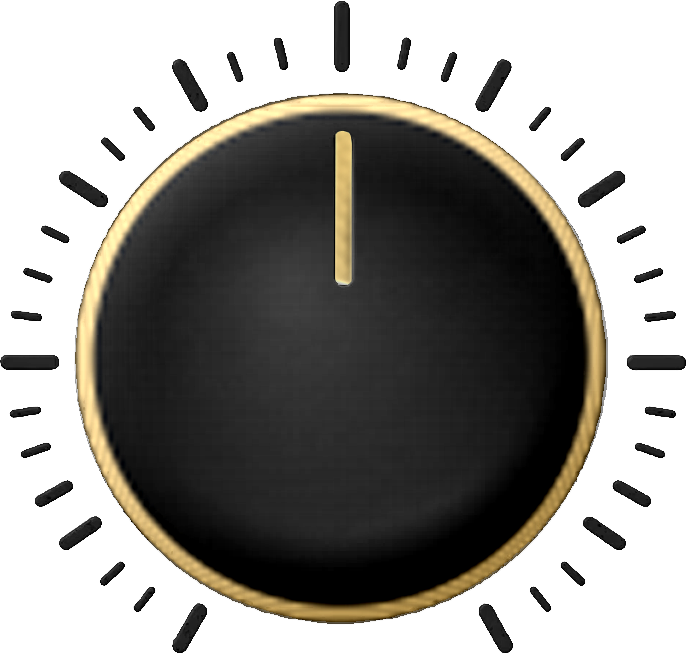
#> input picture art_src/knob_with_pointer.png, 686 x 653 px
$ python make_knob.py
#> lines starting #> are read from the running program, lines starting #| are printed output that depends on the picture; after the words box and inside, x2 and y2 are one past the last pixel; in counts of white or black regions, pixels touching at a corner belong together
#!/usr/bin/env python3
"""Wreck knob filmstrip, made from the user's own knob art (art_src/knob_with_pointer.png, art_src/knob_base.png).

Their pixels stay: the rim, the dark face, the tick marks and the pointer are theirs. Only colours change:
  * the gold rim and the pointer take the Wreck gold gradient (light yellow at the top, rich gold at the bottom),
    keeping their own light/dark shading;
  * the tick marks light up in the same gold from the start of the travel to the current value (the mock-up's value
    arc), the rest stay as given.
The pointer turns -135..+135 degrees about the centre of the face; the ticks and face stay still.
Output: art/knob_strip.png, FRAMES frames of SIZE x SIZE stacked downwards (minimum first)."""
import math
import os
import sys

import numpy as np
from PIL import Image

HERE = os.path.dirname(os.path.abspath(__file__))
ROOT = os.path.dirname(HERE)
SRC = os.path.join(ROOT, "art_src")
OUT = os.path.join(ROOT, "art")
SIZE = int(os.environ.get("KNOB_SIZE", "126"))   # the mock-up's knob is 176 px
FRAMES = int(os.environ.get("KNOB_FRAMES", "128"))
SS = 3                                            # supersample: build at SIZE*SS, then reduce

STOPS = [(0.00, (0xf7, 0xf1, 0x85)), (0.25, (0xf2, 0xe1, 0x60)), (0.45, (0xe8, 0xc9, 0x42)),
         (0.62, (0xe0, 0xb2, 0x27)), (0.82, (0xdd, 0xa8, 0x16)), (1.00, (0xe7, 0xb2, 0x1e))]


def gradient(t):
    """Wreck gold at vertical position t (0 top .. 1 bottom); t is an array."""
    t = np.clip(t, 0, 1)
    out = np.zeros(t.shape + (3,), np.float32)
    for c in range(3):
        out[..., c] = np.interp(t, [s[0] for s in STOPS], [s[1][c] for s in STOPS])
    return out


def gold_mask(a):
    r, g, b = [a[..., i].astype(np.int32) for i in range(3)]
    return (a[..., 3] > 40) & (r > 120) & (r - b > 45) & (g > 80)


def fit_disc(a):
    """Centre and outer radius of the gold rim (the pointer is inside it, so the bounding box is the rim's)."""
    m = gold_mask(a)
    ys, xs = np.nonzero(m)
    return (xs.min() + xs.max()) / 2.0, (ys.min() + ys.max()) / 2.0, (xs.max() - xs.min()) / 2.0, (ys.max() - ys.min()) / 2.0


def main():
    A = np.array(Image.open(os.path.join(SRC, "knob_with_pointer.png")).convert("RGBA"))
#> A is the input picture: shape (653, 686, 4); mean R, G, B, A 147, 145.2, 141, 134.7
    B = np.array(Image.open(os.path.join(SRC, "knob_base.png")).convert("RGBA"))
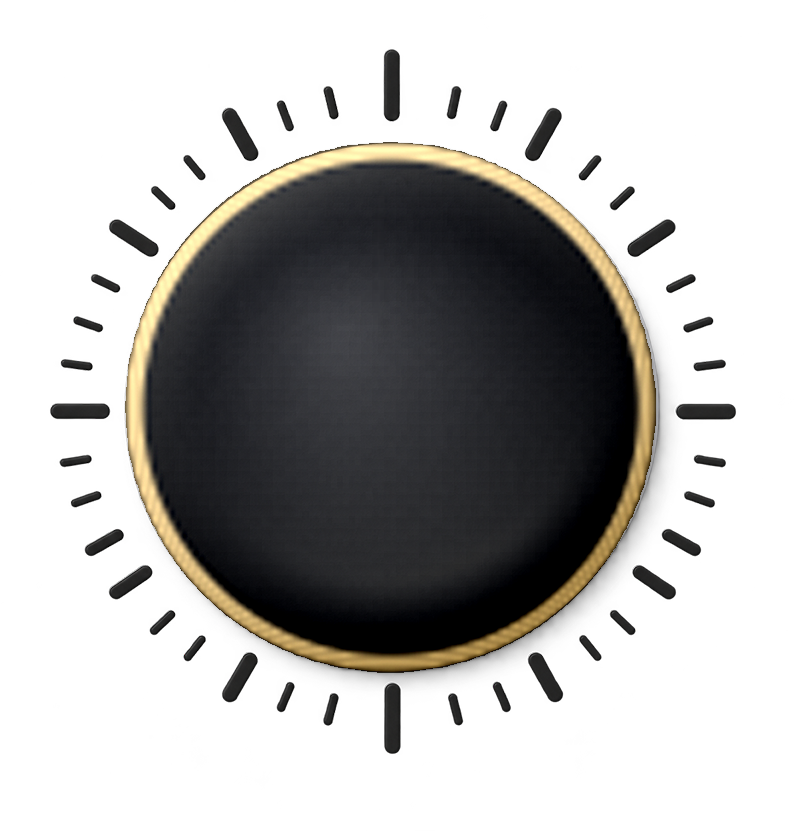
#> input picture art_src/knob_base.png, 799 x 831 px
#> B is the input picture: shape (831, 799, 4); mean R, G, B, A 39, 38.1, 36.6, 92.9
    ax, ay, arx, ary = fit_disc(A)
#> in gold_mask, `r, g, b = [a[..., i].astype(np.int32) for i in range(3)]`: r: shape (653, 686) int32; 256 distinct labels, from 0 to 255
#> in gold_mask, `r, g, b = [a[..., i].astype(np.int32) for i in range(3)]`: g: shape (653, 686) int32; 256 distinct labels, from 0 to 255
#> in gold_mask, `r, g, b = [a[..., i].astype(np.int32) for i in range(3)]`: b: shape (653, 686) int32; 207 distinct labels, from 0 to 255
#> in gold_mask, `return (a[..., 3] > 40) & (r > 120) & (r - b > 45) & (g > 80)`:
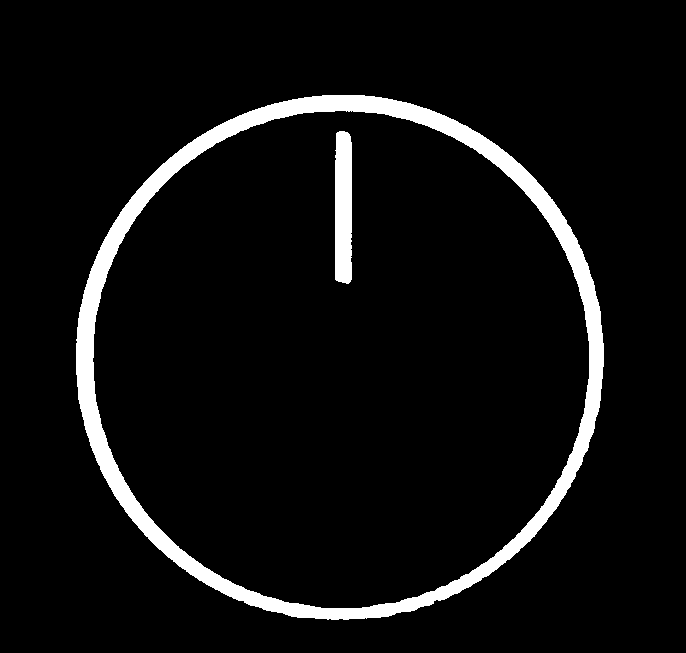
#> returned value: shape (653, 686) bool; 6% white; 2 white regions, box (x1, y1, x2, y2) and area: (76, 95, 604, 620) 24503, (335, 131, 352, 284) 2507
#> ax = 339.5; ay = 357; arx = 263.5; ary = 262
    bx, by, brx, bry = fit_disc(B)
#> in gold_mask (call 2), `return (a[..., 3] > 40) & (r > 120) & (r - b > 45) & (g > 80)`:
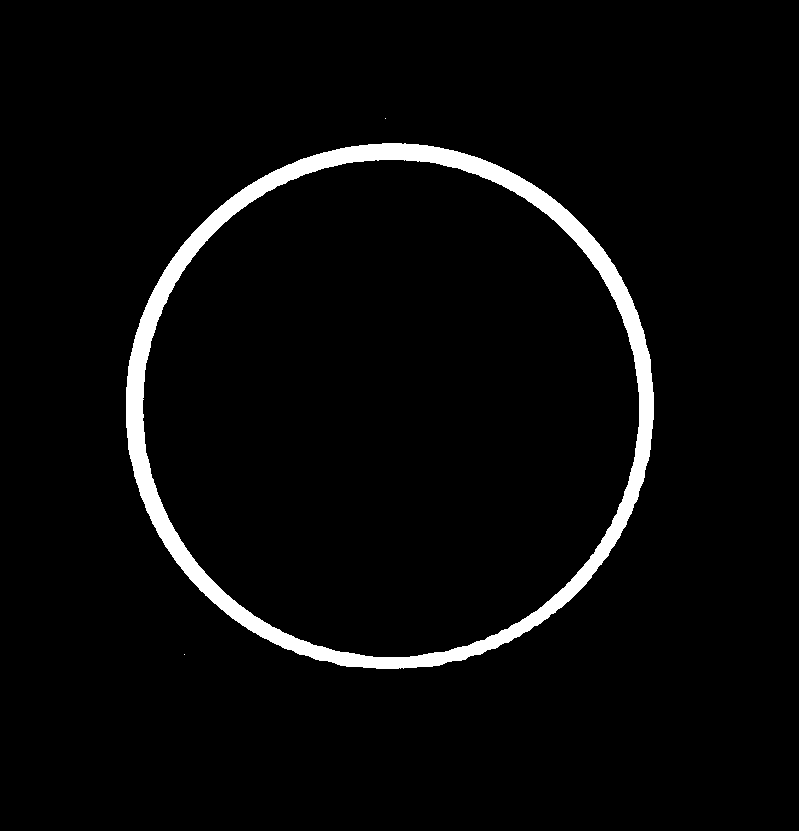
#> returned value: shape (831, 799) bool; 3.7% white; 3 white regions (2 under 20 px), largest, box (x1, y1, x2, y2) and area: (126, 143, 654, 669) 24836
#> bx = 389.5; by = 393; brx = 263.5; bry = 275
    ra, rb = (arx + ary) / 2, (brx + bry) / 2
#> ra = 262.8; rb = 269.2
    # reach of the artwork from the face centre (ticks), a square canvas around it
    ys, xs = np.nonzero(A[..., 3] > 40)
    reach = max(np.abs(xs - ax).max(), np.abs(ys - ay).max()) + 4
#> reach = 360
    N = int(round(2 * reach))
#> N = 720
    # 1. their face + rim without the pointer, from the base image, scaled so the rims match
    sc = ra / rb
#> sc = 0.976
    Bi = Image.fromarray(B).resize((int(round(B.shape[1] * sc)), int(round(B.shape[0] * sc))), Image.LANCZOS)
    B2 = np.array(Bi)
    bx2, by2 = bx * sc, by * sc
#> bx2 = 380.1; by2 = 383.5
    canvas = np.zeros((N, N, 4), np.uint8)
    cx = cy = N / 2.0
#> cx = 360; cy = 360
    yy, xx = np.mgrid[0:N, 0:N]
#> yy: shape (720, 720) int64; 720 distinct labels, from 0 to 719
    dist = np.hypot(xx + 0.5 - cx, yy + 0.5 - cy)
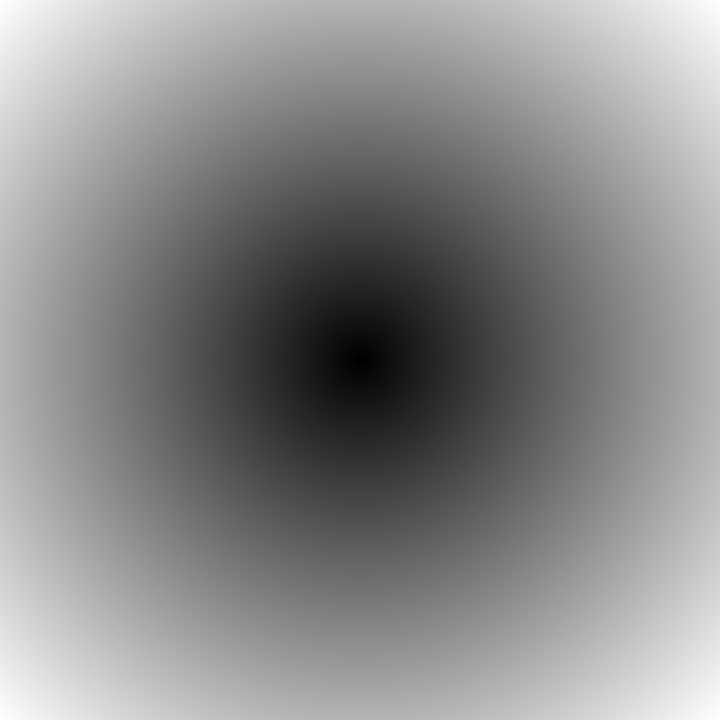
#> dist: shape (720, 720) float64; min 0.707, max 508.4, mean 275.5; drawn with min black and max white
    # tick marks from the pointer image (outside the rim), disc from the base image (inside)
    ox, oy = int(round(ax - cx)), int(round(ay - cy))
#> ox = -20; oy = -3
    def sample(img, ix, iy):
#> called with ix = -20, iy = -3
        out = np.zeros((N, N, 4), np.uint8)
        x0, y0 = max(0, -ix), max(0, -iy)
#> x0 = 20; y0 = 3
        x1, y1 = min(N, img.shape[1] - ix), min(N, img.shape[0] - iy)
#> x1 = 706; y1 = 656
        out[y0:y1, x0:x1] = img[y0 + iy:y1 + iy, x0 + ix:x1 + ix]
        return out
    Aw = sample(A, ox, oy)
    Bw = sample(B2, int(round(bx2 - cx)), int(round(by2 - cy)))
    inside = dist <= ra + 3
#> inside: shape (720, 720) bool; 42.8% white; 1 white region, box (x1, y1, x2, y2) and area: (94, 94, 626, 626) 221912
    canvas[~inside] = Aw[~inside]
    canvas[inside] = Bw[inside]
    # 2. the pointer, taken from the pointer image: gold pixels inside the rim ring
    pm = gold_mask(Aw) & (dist < ra * 0.86)
#> in gold_mask (call 3), `r, g, b = [a[..., i].astype(np.int32) for i in range(3)]`: r: shape (720, 720) int32; 256 distinct labels, from 0 to 255
#> in gold_mask (call 3), `r, g, b = [a[..., i].astype(np.int32) for i in range(3)]`: g: shape (720, 720) int32; 256 distinct labels, from 0 to 255
#> in gold_mask (call 3), `r, g, b = [a[..., i].astype(np.int32) for i in range(3)]`: b: shape (720, 720) int32; 207 distinct labels, from 0 to 255
#> in gold_mask (call 3), `return (a[..., 3] > 40) & (r > 120) & (r - b > 45) & (g > 80)`: returned value: shape (720, 720) bool; 5.2% white; 2 white regions, box (x1, y1, x2, y2) and area: (96, 98, 624, 623) 24503, (355, 134, 372, 287) 2507
#> pm: shape (720, 720) bool; 0.48% white; 1 white region, box (x1, y1, x2, y2) and area: (355, 134, 372, 287) 2507
    pointer = np.zeros((N, N, 4), np.uint8)
    pointer[pm] = Aw[pm]
    # 3. tick components (outside the rim): label each by angle from 12 o'clock, clockwise
    tick = (canvas[..., 3] > 40) & (dist > ra + 6)
#> tick: shape (720, 720) bool; 2.9% white; 35 white regions, largest, box (x1, y1, x2, y2) and area: (354, 4, 370, 75) 1083, (495, 62, 532, 115) 857, (647, 358, 706, 373) 850
    from scipy import ndimage
    lab, n = ndimage.label(tick, structure=np.ones((3, 3)))
#> lab: shape (720, 720) int32; 36 distinct labels, from 0 to 35
#> n = 35
    idx = np.arange(1, n + 1)
#> idx = 35 values from 1 to 35
    com = ndimage.center_of_mass(tick, lab, idx)
#> com = 35 pairs, first value 38.86 to 631, second value 44.83 to 679.8
    angle = np.zeros(n + 1)
#> angle = 36 values from 0 to 0
    for i, (my, mx) in zip(idx, com):
        angle[i] = math.degrees(math.atan2(mx + 0.5 - cx, -(my + 0.5 - cy)))   # 0 at the top, + clockwise
#> this loop made 35 passes
#> (my, mx) on passes 1 to 12: (38.86, 361.5), (56.26, 423.6), (56.37, 300.5), (69.46, 254.7), (69.63, 468.4), (88.06, 209.4), (88.17, 513), (121.3, 163.8), (121.6, 559.5), (151.7, 132.6), (151.9, 592.1), (191.6, 103)
#> after the loop, angle = 36 values, max 150.2 at index 35, min -151 at index 34, mean 0.0541
    tick_lab = lab

    ty = (yy + 0.5) / N   # vertical position of every pixel over the whole knob
    G = gradient(ty)
#> after the loop in gradient, `for c in range(3):`:
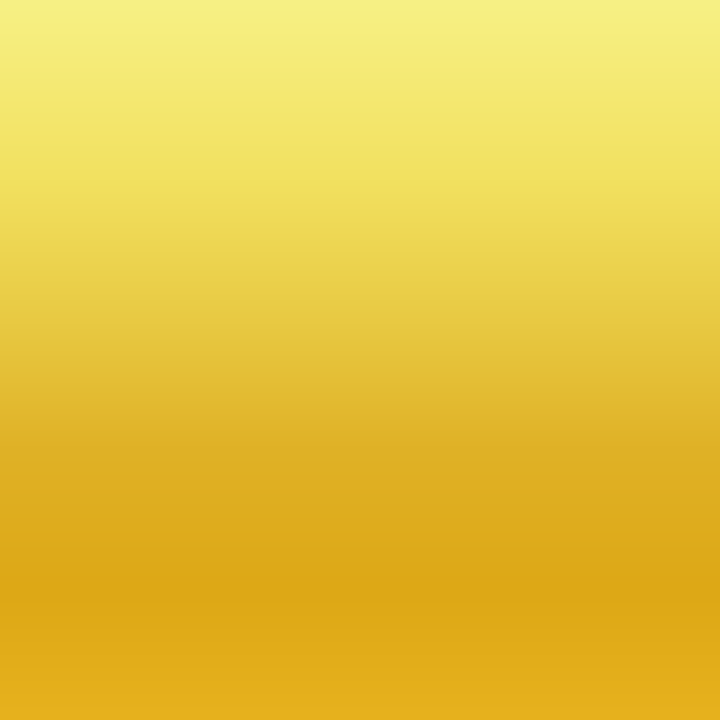
#> out: shape (720, 720, 3) float32; mean of channels 0, 1, 2 232.7, 198.7, 64.5; drawn as R, G, B
    # gold rim: recolour, keeping their shading
    rim = gold_mask(canvas) & inside
#> in gold_mask (call 4), `return (a[..., 3] > 40) & (r > 120) & (r - b > 45) & (g > 80)`: returned value: shape (720, 720) bool; 4.3% white; 1 white region, box (x1, y1, x2, y2) and area: (103, 116, 619, 626) 22453
    lum = canvas[..., :3].astype(np.float32).mean(axis=2)
    ref = np.median(lum[rim])
#> ref = 176.3
    f = np.clip(lum / ref, 0.55, 1.2)[..., None]
    base = canvas.copy()
    base[rim, :3] = np.clip(G[rim] * f[rim], 0, 255).astype(np.uint8)
#> base: shape (720, 720, 4); mean R, G, B, A 127.7, 126.8, 122.3, 110.6
    # pointer colours: same rule
    plum = pointer[..., :3].astype(np.float32).mean(axis=2)
    pref = np.median(plum[pm]) if pm.any() else 1
#> pref = 173
    pf = np.clip(plum / pref, 0.55, 1.2)[..., None]
    pointer[pm, :3] = np.clip(G[pm] * pf[pm], 0, 255).astype(np.uint8)

    # tick lighting texture: their tick shading relative to the tick median
    tl = canvas[..., :3].astype(np.float32).mean(axis=2)
    tref = np.median(tl[tick]) if tick.any() else 1
#> tref = 34
    tf = np.clip(tl / max(tref, 1), 0.8, 1.35)[..., None]
    lit_col = np.clip(G * tf, 0, 255)
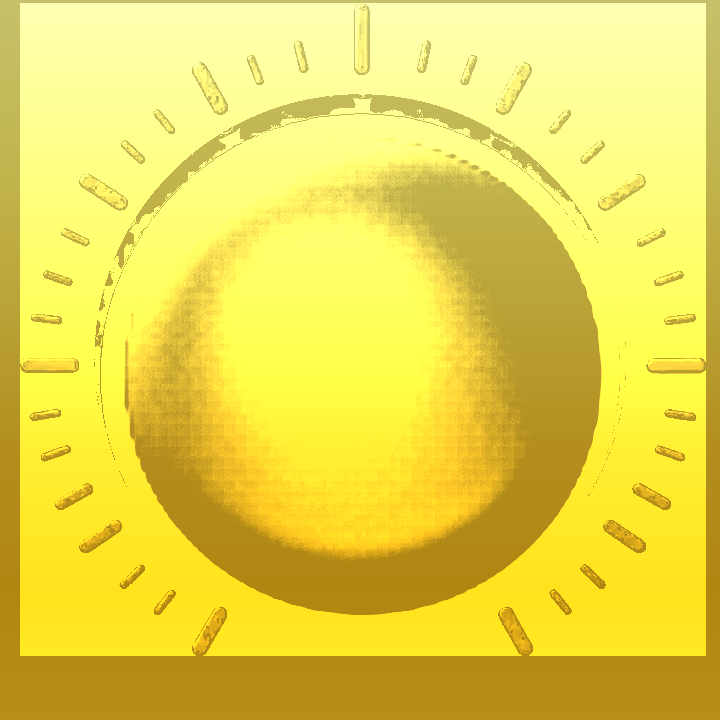
#> lit_col: shape (720, 720, 3) float32; mean of channels 0, 1, 2 234.2, 216.4, 77.3; drawn as R, G, B

    frames = []
    pil_pointer = Image.fromarray(pointer)
    for k in range(FRAMES):
        v = k / (FRAMES - 1)
        ang = -135.0 + 270.0 * v
        fr = base.copy()
        lit_ids = [i for i in idx if angle[i] <= ang + 1.0 and -140 <= angle[i]]
        if lit_ids:
            lm = np.isin(tick_lab, lit_ids) & tick
            fr[lm, :3] = lit_col[lm].astype(np.uint8)
        pr = pil_pointer.rotate(-ang, resample=Image.BICUBIC, center=(cx, cy))   # PIL rotates anticlockwise
        im = Image.fromarray(fr)
        im.alpha_composite(pr)
        frames.append(im.resize((SIZE, SIZE), Image.LANCZOS))
#> this loop made 128 passes
#> lit_ids on passes 2 to 13: [30], [30], [30], [30], [28, 30], [28, 30], [28, 30], [28, 30], [26, 28, 30], [26, 28, 30], [26, 28, 30], [26, 28, 30]
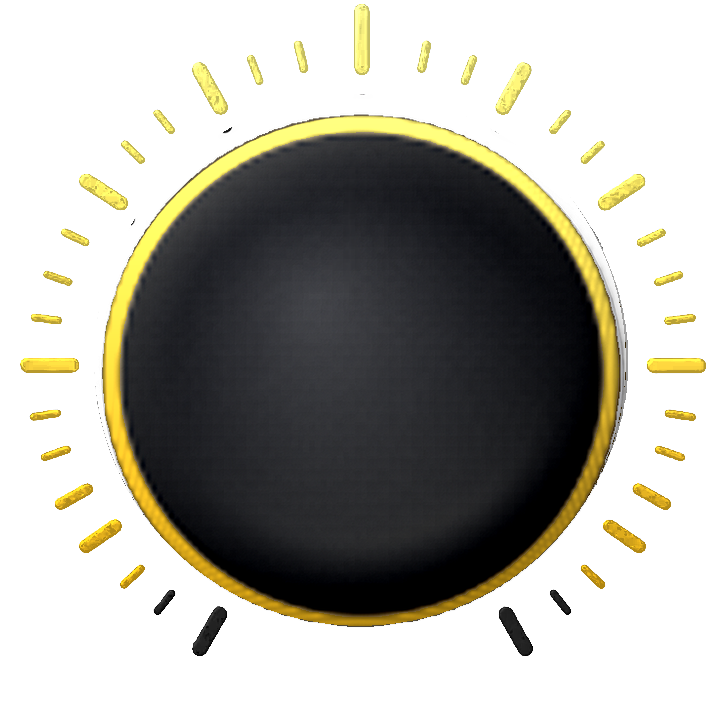
#> fr: shape (720, 720, 4); mean R, G, B, A 132.6, 131.2, 123.4, 110.6; transparent parts drawn white
#> after the loop, frames = 128 items
    os.makedirs(OUT, exist_ok=True)
    strip = Image.new("RGBA", (SIZE, SIZE * FRAMES), (0, 0, 0, 0))
    for k, im in enumerate(frames):
        strip.paste(im, (0, k * SIZE))
#> this loop made 128 passes
    strip.save(os.path.join(OUT, "knob_strip.png"))
    frames[FRAMES // 2].save(os.path.join(OUT, "knob_mid.png"))
    # contact sheet to look at (0, 25, 50, 75, 100 %)
    sheet = Image.new("RGBA", (SIZE * 5 + 40, SIZE + 20), (0, 0, 0, 255))
    for j, k in enumerate([0, FRAMES // 4, FRAMES // 2, 3 * FRAMES // 4, FRAMES - 1]):
        sheet.alpha_composite(frames[k], (10 + j * (SIZE + 5), 10))
    sheet.convert("RGB").save(os.path.join(OUT, "knob_sheet.png"))
    print("face centre", (round(ax), round(ay)), "radius", round(ra), "canvas", N, "ticks", n, "strip", strip.size)
#| face centre (340, 357) radius 263 canvas 720 ticks 35 strip (126, 16128)


if __name__ == "__main__":
    main()
